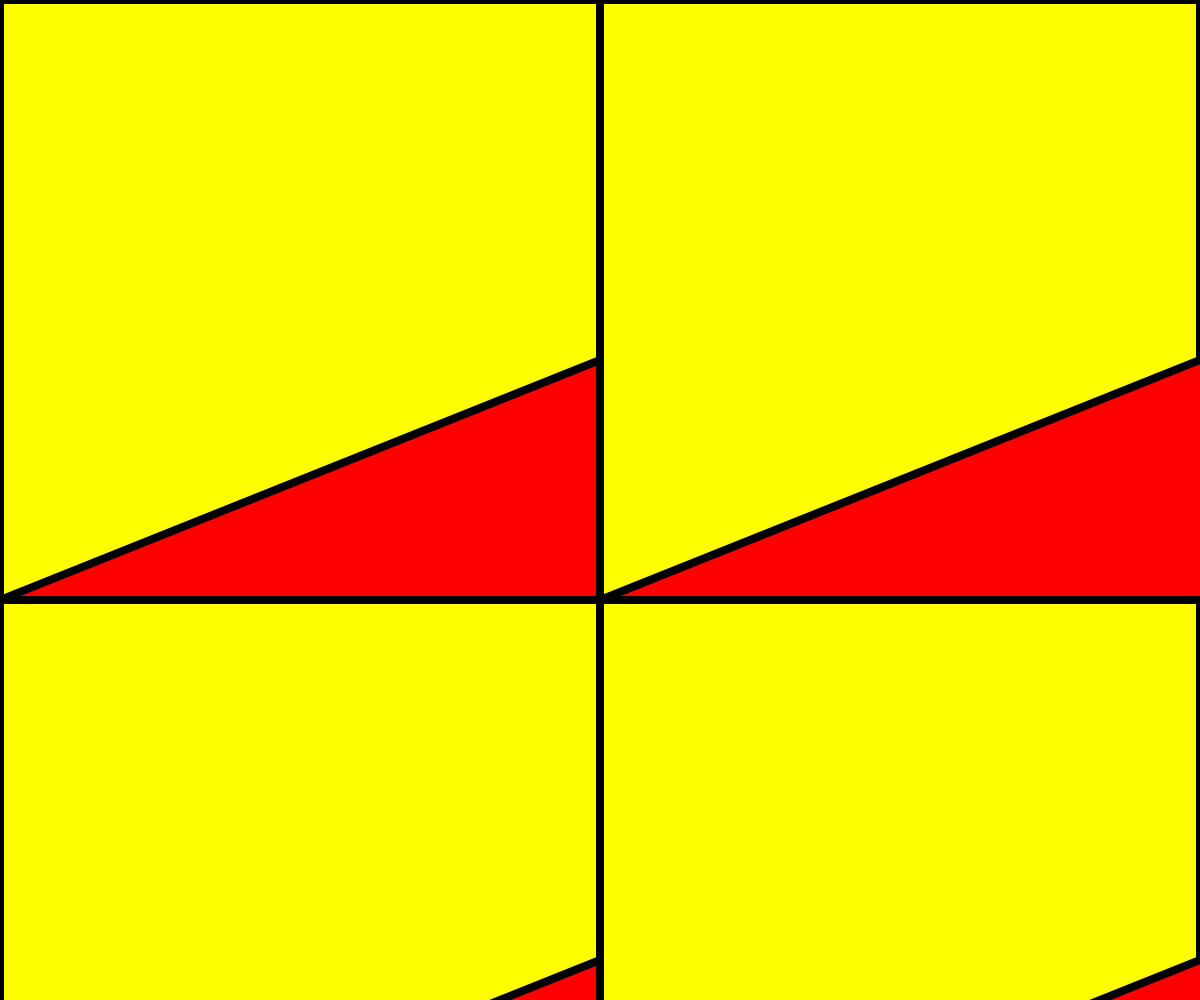
Frame 1 (no input)
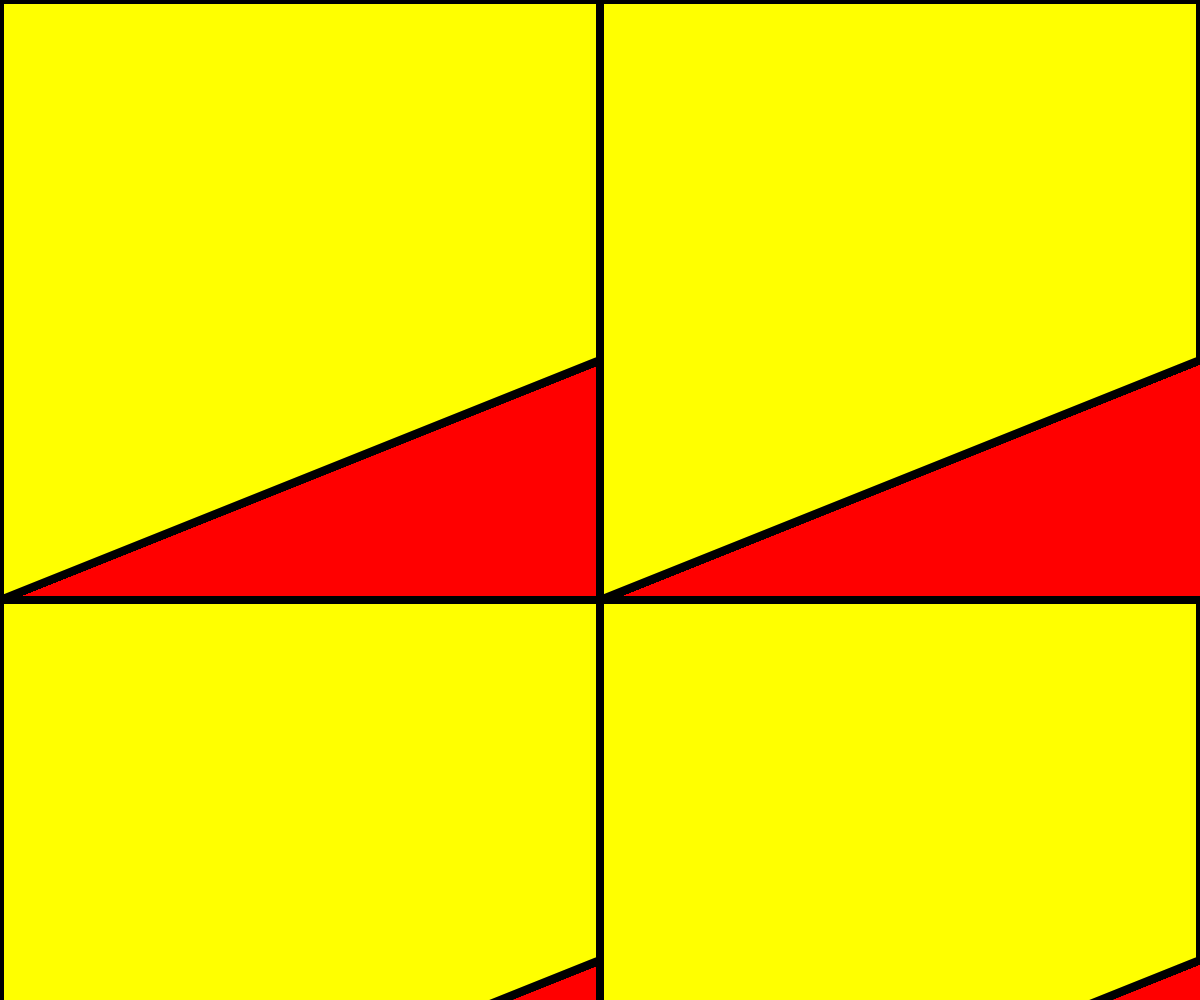
Frame 60 (no input)
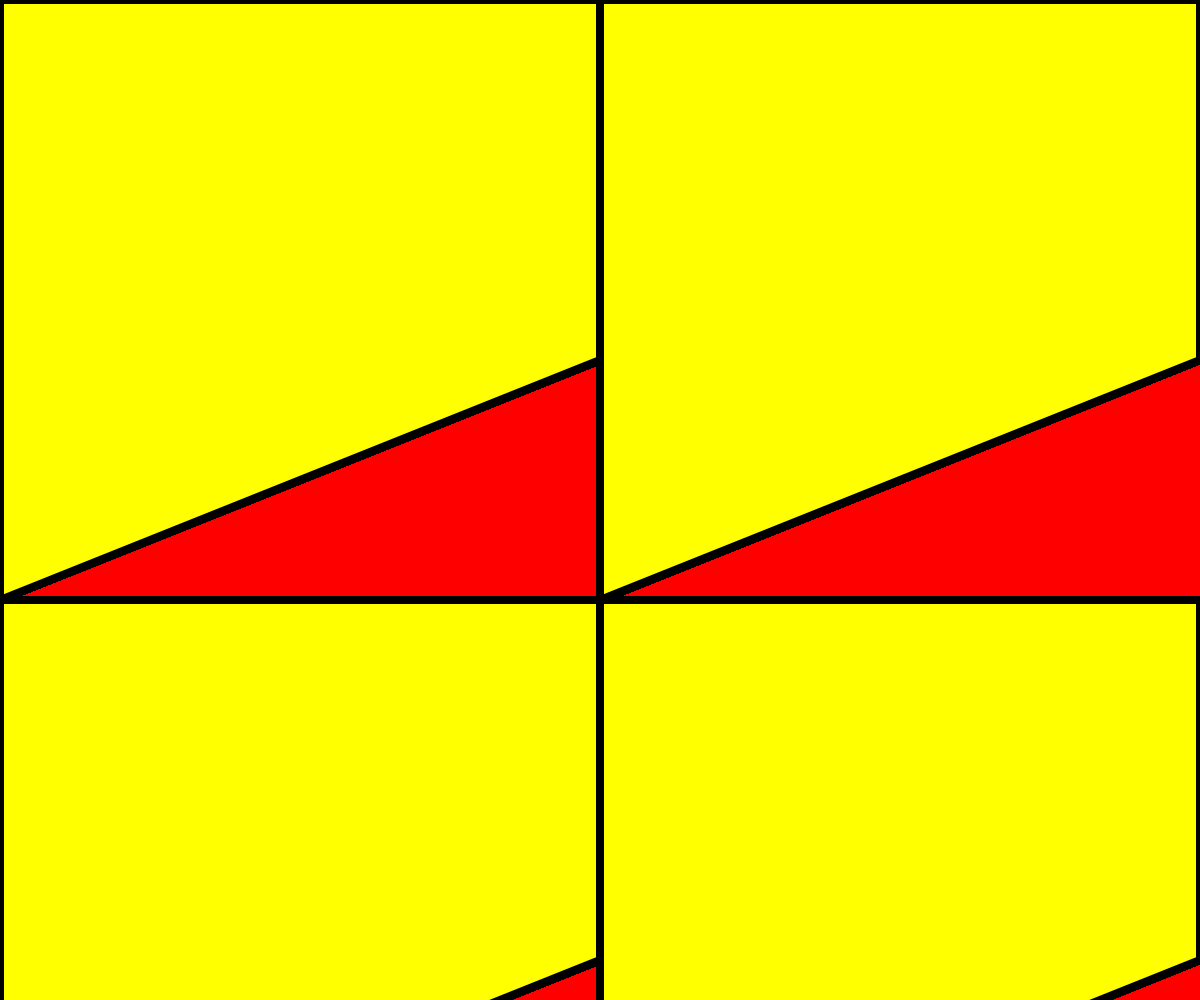
Frame 120 (the mouse pressed at the canvas centre since frame 60)

The p5.js sketch that drew these frames (run headless with seeded random() and noise() and a simulated clock; from frame 60 on, the mouse is pressed at the canvas centre):

// p5.js sketch
// ── sketch.js
function setup() {//runs one time
createCanvas(windowWidth, windowHeight);
  background (255,0,0);
  fill ('yellow');
  strokeWeight (8);
}

function draw() {//ruins in a loop
  var num = 2;
  var sidelen = windowWidth/num;
  
    for (var y = 0; y < windowHeight; y= y +sidelen){
    for (var x = 0; x < windowWidth; x= x +sidelen){
      
     quad (
       x,y,
       x + sidelen, y,
       x + sidelen, y + 360,
       x, y +sidelen)
  
    }
}
}

function windowResized(){
  resizeCanvas (windowWidth, windowHeight);
}
